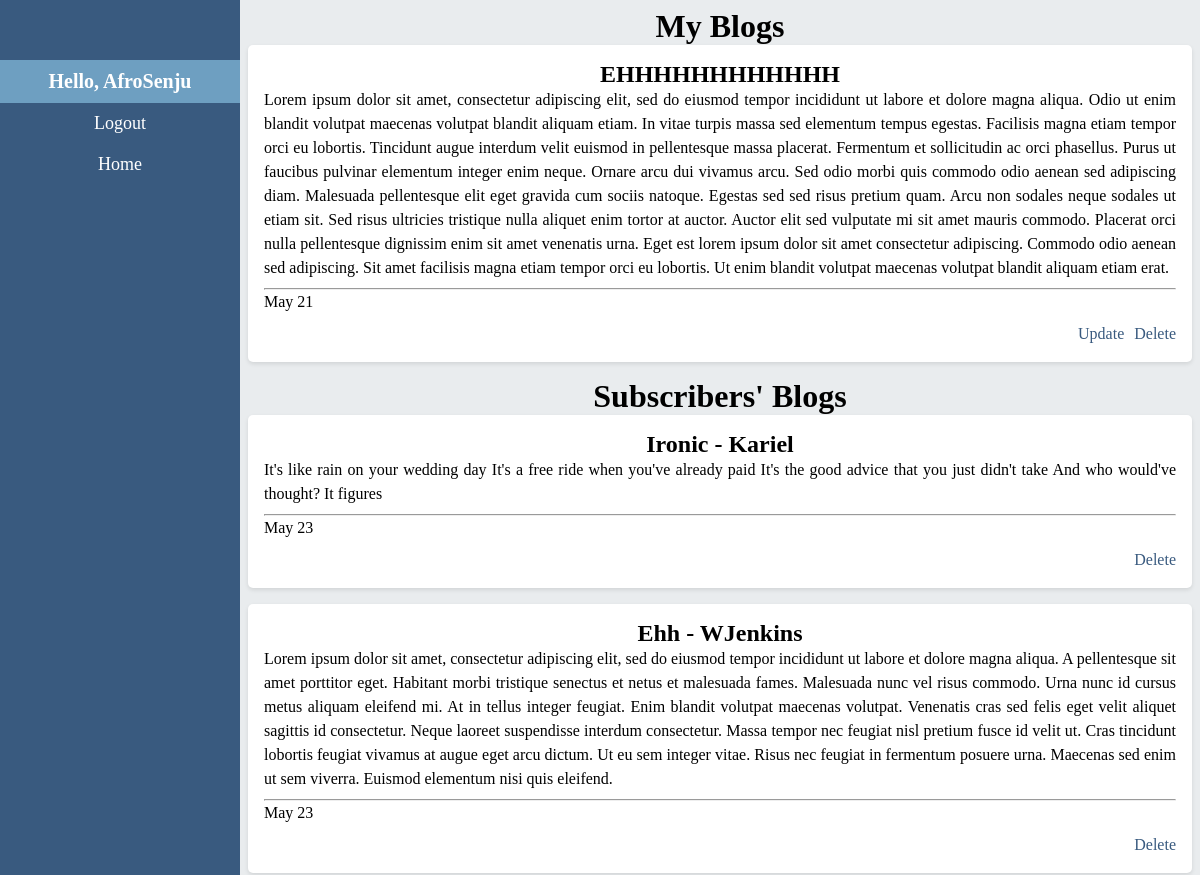
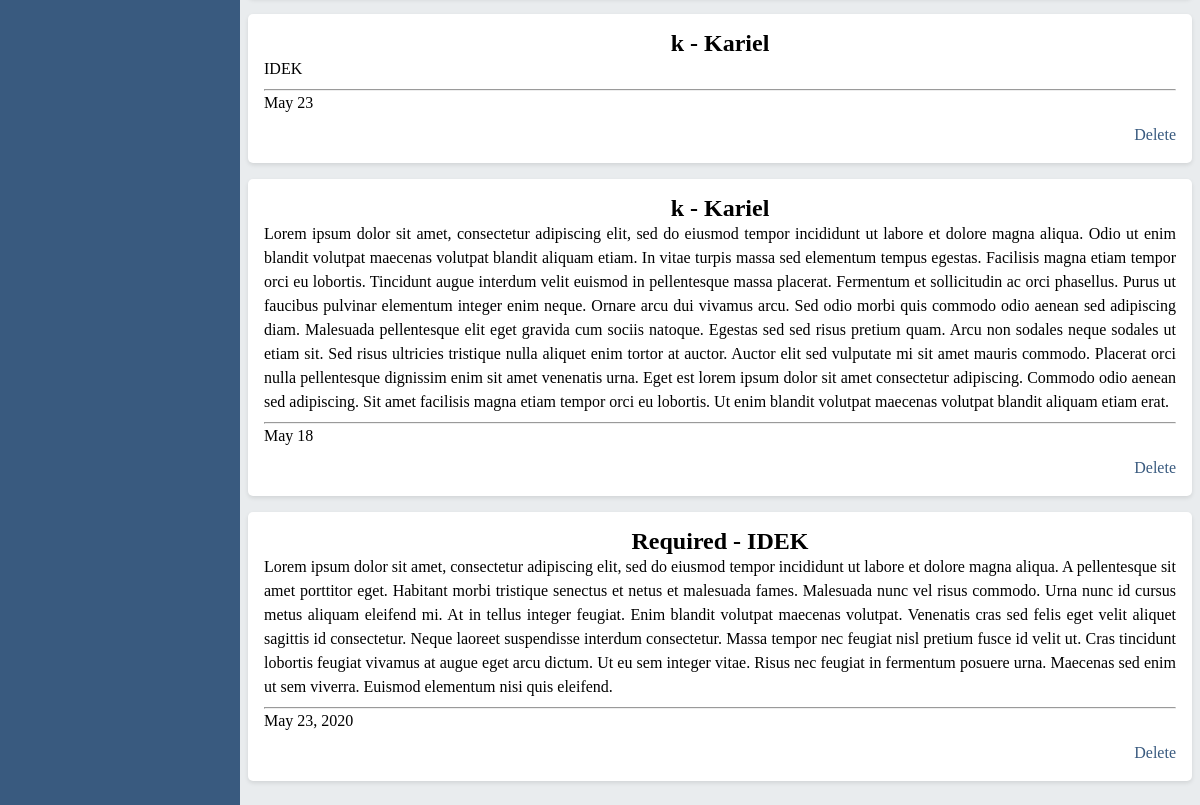
The page /all_blogs (signed in) on the database as committed earlier (2 pictures, top to bottom).
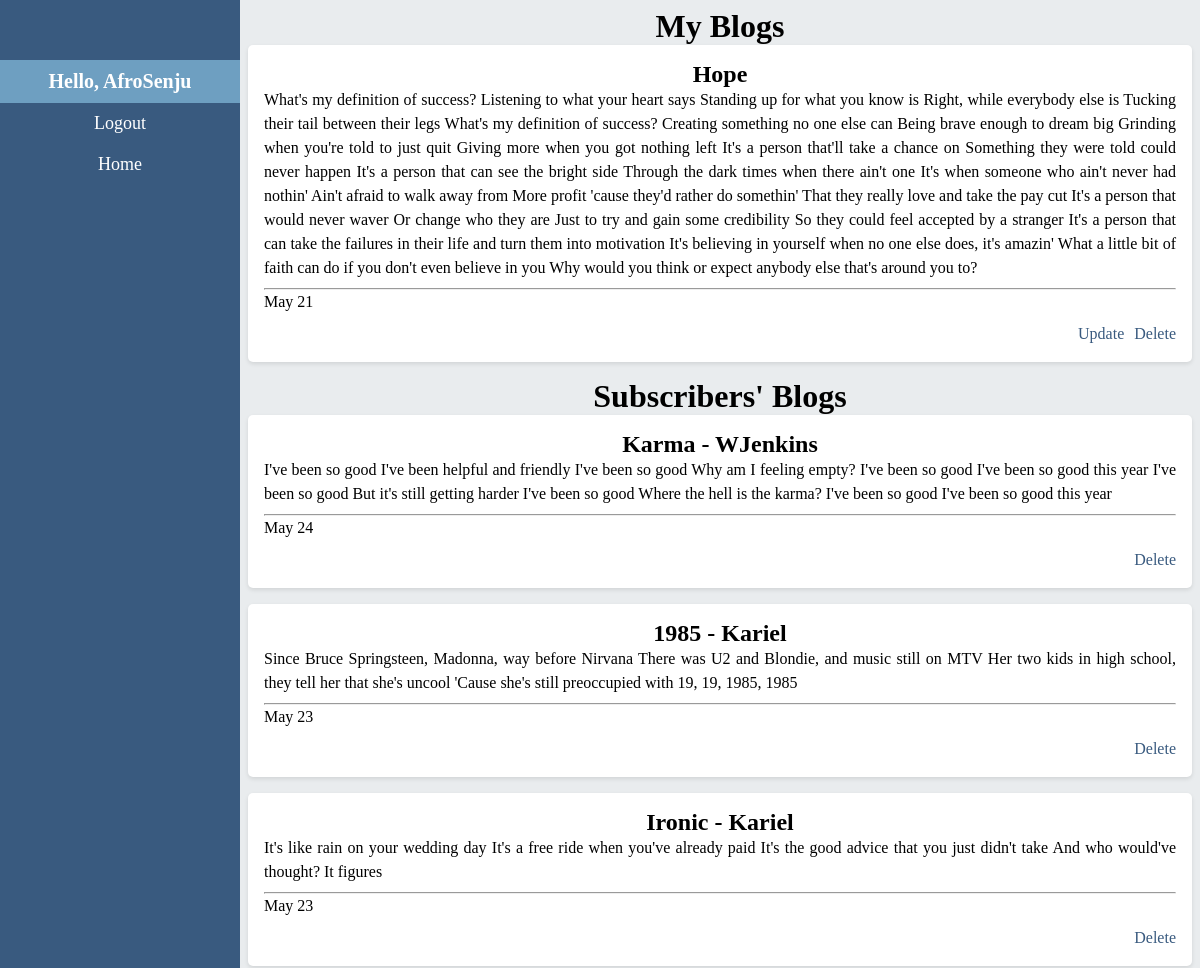
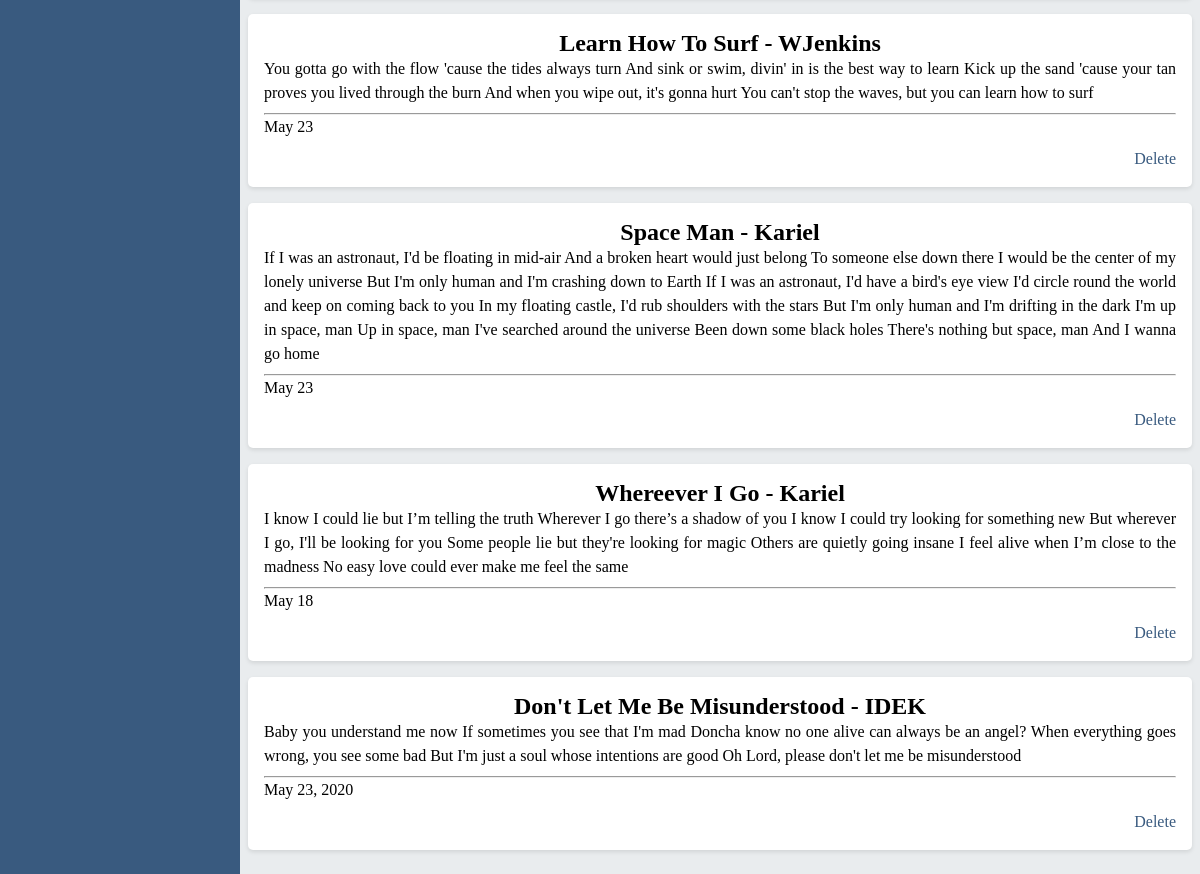
The same page on the database as committed later (2 pictures, top to bottom).
### app/models.py (models this page shows, shortened)
class Posts(models.Model):
    author = models.ForeignKey(User, on_delete=models.CASCADE)
    title = models.CharField(max_length=20, default='required')
    content_creator = models.ForeignKey(YouTuber, on_delete=models.CASCADE)
    post = models.TextField()
    created_at = models.DateTimeField()

### app/views.py (the view, shortened to what this page needs)
# urls.py: path('all_blogs', view_all_blogs, name = 'view_my_blogs'),
@login_required(login_url='user_login')
def view_all_blogs(request):
    posts = view_all_posts(request.user)
    posts = sorted(posts, key =lambda q: q.created_at, reverse=True)
    try:
        users_posts = view_all_posts_associated(YouTuber.objects.get(creator__username = request.user))
        blocked = filter_blocked_users(YouTuber.objects.get(creator=request.user))
        blocked = [i.subscriber for i in blocked]
        users_posts = [i for i in users_posts if i.author not in blocked]
        users_posts = sorted(users_posts, key =lambda q: q.created_at, reverse=True)
    except:
        users_posts = []
    return render(request, 'view_blogs.html', {'posts': posts, 'users_posts':users_posts})

### app/models.py (called while the page is built)
def view_all_posts(user):
    return Posts.objects.filter(author = user)

def view_all_posts_associated(creator):
    return Posts.objects.filter(content_creator = creator)

def filter_blocked_users(user):
    try:
        return Blocked_Subscriber.objects.filter(subscribed_to = user)
    except:
        return []

### app/templates/view_blogs.html (shortened to what this page needs)
{% extends "dashboard.html" %}
{% load static%}
{% block title %}
    {% if posts %}
        <div>
            <h1>My Blogs</h1>
            {% for post in posts %}
                <div class = 'blog'>
                    {% now "Y" as current_year %}
                    <h2>{{post.title}}</h2>
                    <p>{{post.post}}</p>
                    <hr>
                <div>
                    {% if post.created_at|date:"Y" == current_year %}
                        <p>{{ post.created_at|date:"M d" }}</p>
                    {% else %}
                        <p>{{ post.created_at|date:"M d, Y" }}</p>
                    {% endif %}
                    <p class = 'edit'>
                        <a href = {% url "delete" post.title post.author%}>Delete</a>
                        <a href = {% url "update" post.title%}>Update</a>
                </div>
            </div>
            {% endfor %}
        </div>
    {% endif %}
    <div>
        {% if users_posts %}
            <form method = "POST">
                <h1>Subscribers' Blogs</h1>
                {% for post in users_posts %}
                    {% if post.author != request.user %}
                        <div class = 'blog'>
                            {% now "Y" as current_year %}
                            <h2>{{post.title}} - {{post.author}}</h2>
                            <p>{{post.post}}</p>
                            <hr>
                            {% if post.created_at|date:"Y" == current_year %}
                                <p>{{ post.created_at|date:"M d" }}</p>
                            {% else %}
                                <p>{{ post.created_at|date:"M d, Y" }}</p>
                            {% endif %}
                            <p class = 'edit'>
                                <a href = {% url "delete" post.title post.author%}>Delete</a>
                            </p>
                        </div>
                    {% endif %}
                {% endfor %}
            </form>
        {% endif %}
{% endblock title %}

Rows that differ between the two databases and show on the page:
changed Posts "May 21": title "EHHHHHHHHHHHH" → "Hope"; post "Lorem ipsum dolor sit amet, consectetur adipiscing elit, sed do eiusmod tempor incididunt ut labore et dolore magna aliqua. Odio ut enim blandit volutpat maecenas volutpat blandit aliquam etiam. In vitae turpis massa sed elementum tempus egestas. Facilisis magna etiam tempor orci eu lobortis. Tincidunt augue interdum velit euismod in pellentesque massa placerat. Fermentum et sollicitudin ac orci phasellus. Purus ut faucibus pulvinar elementum integer enim neque. Ornare arcu dui vivamus arcu. Sed odio morbi quis commodo odio aenean sed adipiscing diam. Malesuada pellentesque elit eget gravida cum sociis natoque. Egestas sed sed risus pretium quam. Arcu non sodales neque sodales ut etiam sit.…" → "What's my definition of succеss? Listening to what your heart says Standing up for what you know is Right, while everybody else is Tucking their tail between their legs What's my definition of success? Creating something no one else can Being brave enough to dream big Grinding when you're told to just quit Giving more when you got nothing left It's a person that'll take a chance on Something they were told could never happen It's a person that can see the bright side Through the dark times when there ain't one It's when someone who ain't never had nothin' Ain't afraid to walk away from More profit 'cause they'd rather do somethin' That they really love and take the pay cut It's a person…"
added Posts: title "Karma", author "WJenkins", post "I've been so good I've been helpful and friendly I've been so good Why am I feeling empty? I've been so good I've been so good this year I've been so good But it's still getting harder I've been so good Where the hell is the karma? I've been so good I've been so good this year", created_at "May 24", shown under "Subscribers' Blogs"
added Posts: title "1985", author "Kariel", post "Since Bruce Springsteen, Madonna, way before Nirvana There was U2 and Blondie, and music still on MTV Her two kids in high school, they tell her that she's uncool 'Cause she's still preoccupied with 19, 19, 1985, 1985", created_at "May 23", shown under "Subscribers' Blogs"
changed Posts: title "Ehh" → "Learn How To Surf"; post "Lorem ipsum dolor sit amet, consectetur adipiscing elit, sed do eiusmod tempor incididunt ut labore et dolore magna aliqua. A pellentesque sit amet porttitor eget. Habitant morbi tristique senectus et netus et malesuada fames. Malesuada nunc vel risus commodo. Urna nunc id cursus metus aliquam eleifend mi. At in tellus integer feugiat. Enim blandit volutpat maecenas volutpat. Venenatis cras sed felis eget velit aliquet sagittis id consectetur. Neque laoreet suspendisse interdum consectetur. Massa tempor nec feugiat nisl pretium fusce id velit ut. Cras tincidunt lobortis feugiat vivamus at augue eget arcu dictum. Ut eu sem integer vitae. Risus nec feugiat in fermentum posuere urna. Maecenas…" → "You gotta go with the flow 'cause the tides always turn And sink or swim, divin' in is the best way to learn Kick up the sand 'cause your tan proves you lived through the burn And when you wipe out, it's gonna hurt You can't stop the waves, but you can learn how to surf"
changed Posts: title "k" → "Space Man"; post "IDEK" → "If I was an astronaut, I'd be floating in mid-air And a broken heart would just belong To someone else down there I would be the center of my lonely universe But I'm only human and I'm crashing down to Earth If I was an astronaut, I'd have a bird's eye view I'd circle round the world and keep on coming back to you In my floating castle, I'd rub shoulders with the stars But I'm only human and I'm drifting in the dark I'm up in space, man Up in space, man I've searched around the universe Been down some black holes There's nothing but space, man And I wanna go home"
changed Posts "May 18": title "k" → "Whereever I Go"; post "Lorem ipsum dolor sit amet, consectetur adipiscing elit, sed do eiusmod tempor incididunt ut labore et dolore magna aliqua. Odio ut enim blandit volutpat maecenas volutpat blandit aliquam etiam. In vitae turpis massa sed elementum tempus egestas. Facilisis magna etiam tempor orci eu lobortis. Tincidunt augue interdum velit euismod in pellentesque massa placerat. Fermentum et sollicitudin ac orci phasellus. Purus ut faucibus pulvinar elementum integer enim neque. Ornare arcu dui vivamus arcu. Sed odio morbi quis commodo odio aenean sed adipiscing diam. Malesuada pellentesque elit eget gravida cum sociis natoque. Egestas sed sed risus pretium quam. Arcu non sodales neque sodales ut etiam sit.…" → "I know I could lie but I’m telling the truth Wherever I go there’s a shadow of you I know I could try looking for something new But wherever I go, I'll be looking for you Some people lie but they're looking for magic Others are quietly going insane I feel alive when I’m close to the madness No easy love could ever make me feel the same"
changed Posts "IDEK": title "Required" → "Don't Let Me Be Misunderstood"; post "Lorem ipsum dolor sit amet, consectetur adipiscing elit, sed do eiusmod tempor incididunt ut labore et dolore magna aliqua. A pellentesque sit amet porttitor eget. Habitant morbi tristique senectus et netus et malesuada fames. Malesuada nunc vel risus commodo. Urna nunc id cursus metus aliquam eleifend mi. At in tellus integer feugiat. Enim blandit volutpat maecenas volutpat. Venenatis cras sed felis eget velit aliquet sagittis id consectetur. Neque laoreet suspendisse interdum consectetur. Massa tempor nec feugiat nisl pretium fusce id velit ut. Cras tincidunt lobortis feugiat vivamus at augue eget arcu dictum. Ut eu sem integer vitae. Risus nec feugiat in fermentum posuere urna. Maecenas…" → "Baby you understand me now If sometimes you see that I'm mad Doncha know no one alive can always be an angel? When everything goes wrong, you see some bad But I'm just a soul whose intentions are good Oh Lord, please don't let me be misunderstood"
